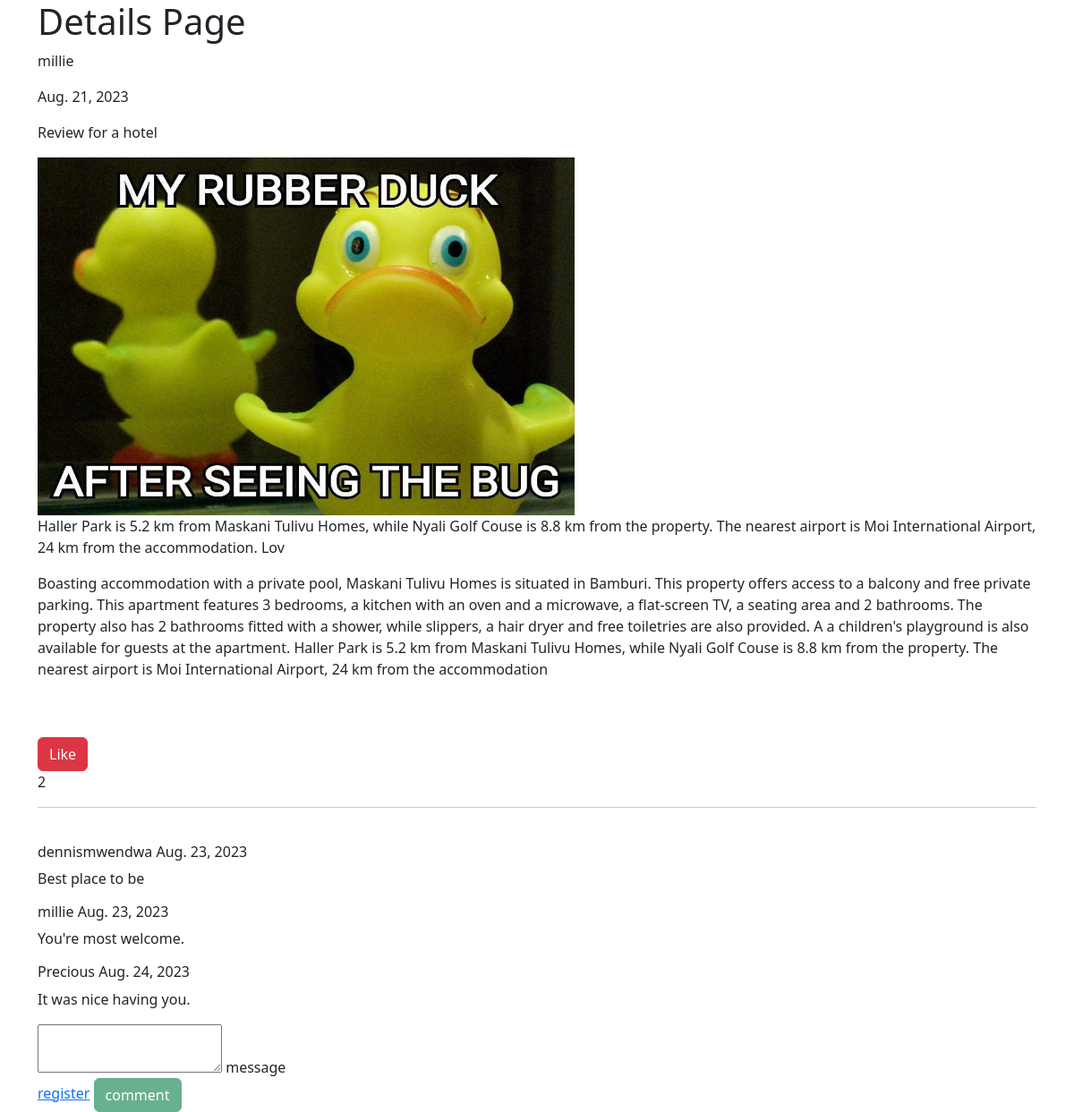
The page /details/1 on the database its author committed.
### blogcontent/models.py (models this page shows, shortened)
class Blog(models.Model):
    post = models.TextField()
    title = models.CharField(max_length=100)
    name = models.ForeignKey(User, on_delete=models.CASCADE)
    date_of_post = models.DateField(default=date.today)
    description = models.TextField(max_length=200)
    image = models.ImageField(upload_to="images")
    category = models.ForeignKey(Category, default=1, on_delete=models.CASCADE)
    @property
    def total_likes(self):
        likes = Like.objects.filter(post=self, liked=True)
        total = 0
        if likes:
            for like in likes:
                total += like.likes
        return total

class Comment(models.Model):
    comment = models.TextField(max_length = 200)
    date_of_comment = models.DateField(auto_now_add = True)
    user = models.ForeignKey(User, on_delete = models.PROTECT)
    post_comment = models.ForeignKey(Blog, on_delete = models.CASCADE)

### blogcontent/views.py (the view)
# urls.py: path("details/<int:pk>", views.details_page, name="details"),
def details_page(request, pk):
    post = Blog.objects.get(pk = pk)
    comments = Comment.objects.filter(post_comment = pk)
    likes = post.total_likes
    print()
    print(likes)
    context = {
        "post": post,
        "comments": comments,
        "likes" : likes,
    }
    return render(request, "details_page.html", context)

### templates/details_page.html (shortened to what this page needs)
{% extends "layout.html" %}
{% block Homepage %}
<h1>Details Page</h1>
<div>
        <p>{{post.name.username}}</p>
        <p>{{post.date_of_post}}</p>
        <p>{{post.title}}</p>
        <img src="{{ post.image.url }}" height="400" width="600">
        <p>{{post.description}}</p>
        <p>{{post.post}}</p>
</div>
<div>
        <br>
        <br>
        <div>
                <form action = "{% url 'like' pk=post.pk %}" method = "post">
                        <button class="btn btn-danger" type="submit">Like</button>
                        <p>{{ likes }}</p>
                </form>
        </div>
        <hr>
        <br>
        {% for comment in comments %}
        <div>
                <h6>{{ comment.user.username }} {{ comment.date_of_comment }}</h6>
                <p>{{ comment.comment }}</p>
        </div>
        {% endfor %}
</div>
<div>
        <div>
                <form action = "{% url 'comment' pk=post.pk %}" method = "post">
                        <textarea name="comment">
                        </textarea>
                        <label>message</label>
        </div>
        {% if user.is_authenticated %}
        <button class="btn btn-success" type="submit">comment</button>
        {% else %}
        <a href="{% url 'register' %}">register</a>
        <button class="btn btn-success" type="submit" disabled>comment</button>
        {% endif %}
</div>
{% endblock %}

### rows shown on the page
Blog: name.username "millie", date_of_post "Aug. 21, 2023", title "Review for a hotel", image (picture), description "Haller Park is 5.2 km from Maskani Tulivu Homes, while Nyali Golf Couse is 8.8 km from the property. The nearest airport is Moi International Airport, 24 km from the accommodation. Lov", post "Boasting accommodation with a private pool, Maskani Tulivu Homes is situated in Bamburi. This property offers access to a balcony and free private parking. This apartment features 3 bedrooms, a kitchen with an oven and a microwave, a flat-screen TV, a seating area and 2 bathrooms. The property also has 2 bathrooms fitted with a shower, while slippers, a hair dryer and free toiletries are also provided. A a children's playground is also available for guests at the apartment. Haller Park is 5.2 km from Maskani Tulivu Homes, while Nyali Golf Couse is 8.8 km from the property. The nearest airport is Moi International Airport, 24 km from the accommodation"
Comment: user.username "dennismwendwa", date_of_comment "Aug. 23, 2023", comment "Best place to be"
Comment: user.username "millie", date_of_comment "Aug. 23, 2023", comment "You're most welcome."
Comment: user.username "Precious", date_of_comment "Aug. 24, 2023", comment "It was nice having you."

### other values the page prints
{{ likes }} "2"
